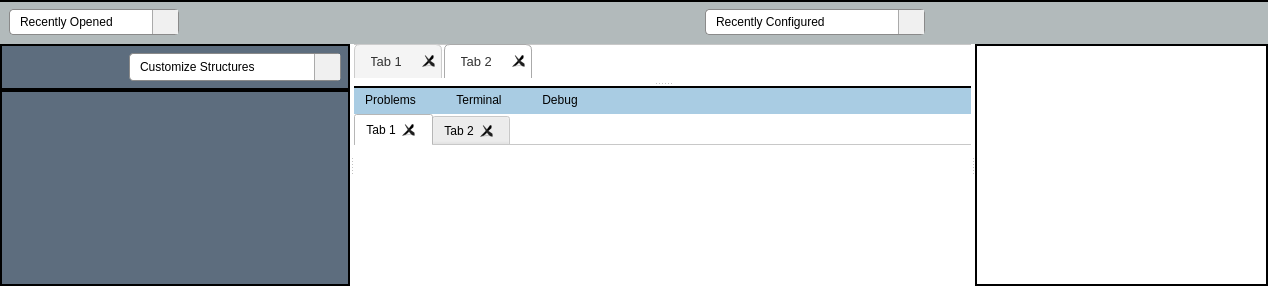
  <widget class="QWidget" name="centralwidget">
   <property name="styleSheet">
    <string notr="true">border:none;
background-color: rgb(255, 255, 255);</string>
   </property>
   <layout class="QVBoxLayout" name="verticalLayout_6">
    <property name="spacing">
     <number>0</number>
    </property>
    <property name="leftMargin">
     <number>0</number>
    </property>
    <property name="topMargin">
     <number>0</number>
    </property>
    <property name="rightMargin">
     <number>0</number>
    </property>
    <property name="bottomMargin">
     <number>0</number>
    </property>
    <item>
     <widget class="QWidget" name="widget" native="true">
      <property name="styleSheet">
       <string notr="true">border: none;
color: rgb(0, 0, 0);

 padding: 0px;
    margin: 0px;

</string>
      </property>
      <layout class="QVBoxLayout" name="verticalLayout">
       <property name="spacing">
        <number>0</number>
       </property>
       <property name="leftMargin">
        <number>0</number>
       </property>
       <property name="topMargin">
        <number>0</number>
       </property>
       <property name="rightMargin">
        <number>0</number>
       </property>
       <property name="bottomMargin">
        <number>0</number>
       </property>
       <item>
        <layout class="QVBoxLayout" name="verticalLayout_5">
         <property name="spacing">
          <number>0</number>
         </property>
         <item>
          <widget class="QWidget" name="widget_2" native="true">
           <property name="maximumSize">
            <size>
             <width>16777215</width>
             <height>50</height>
            </size>
           </property>
           <property name="styleSheet">
            <string notr="true">border-top: 2px solid black;
border-left: 0px;
border-right: 0px;
border-bottom: 0px;
background-color: #b2babb;</string>
           </property>
           <layout class="QHBoxLayout" name="horizontalLayout">
            <item>
             <widget class="QComboBox" name="recently_opened_combo">
              <property name="sizePolicy">
               <sizepolicy hsizetype="Fixed" vsizetype="Fixed">
                <horstretch>0</horstretch>
                <verstretch>0</verstretch>
               </sizepolicy>
              </property>
              <property name="minimumSize">
               <size>
                <width>170</width>
                <height>25</height>
               </size>
              </property>
              <property name="maximumSize">
               <size>
                <width>16777215</width>
                <height>35</height>
               </size>
              </property>
              <property name="cursor">
               <cursorShape>PointingHandCursor</cursorShape>
              </property>
              <property name="mouseTracking">
               <bool>false</bool>
              </property>
              <property name="styleSheet">
               <string notr="true">QComboBox {
    border: 1px solid #8a8a8a;
    border-radius: 4px;
    padding: 5px 30px 5px 10px;
    background-color: #ffffff;
    font: 10pt &quot;Segoe UI Variable&quot;;
}

QComboBox::drop-down {
    subcontrol-origin: padding;
    subcontrol-position: top right;
    width: 25px;
    border-left: 1px solid #aaa;
    background-color: #f0f0f0;
}

QComboBox::down-arrow {
 image: url(:/angle-down.png);
    width: 12px;
    height: 12px;
}

QComboBox QAbstractItemView {
    border: 1px solid #aaa;
    background-color: #ffffff;
    selection-background-color: #0078D7;
    selection-color: white;
    font: 10pt &quot;Segoe UI Variable&quot;;
}
</string>
              </property>
              <item>
               <property name="text">
                <string>Recently Opened</string>
               </property>
              </item>
             </widget>
            </item>
            <item>
             <spacer name="horizontalSpacer">
              <property name="orientation">
               <enum>Qt::Orientation::Horizontal</enum>
              </property>
              <property name="sizeType">
               <enum>QSizePolicy::Policy::Fixed</enum>
              </property>
              <property name="sizeHint" stdset="0">
               <size>
                <width>520</width>
                <height>20</height>
               </size>
              </property>
             </spacer>
            </item>
            <item>
             <widget class="QComboBox" name="recentl_configured_combo">
              <property name="sizePolicy">
               <sizepolicy hsizetype="Expanding" vsizetype="Expanding">
                <horstretch>0</horstretch>
                <verstretch>0</verstretch>
               </sizepolicy>
              </property>
              <property name="minimumSize">
               <size>
                <width>220</width>
                <height>25</height>
               </size>
              </property>
              <property name="maximumSize">
               <size>
                <width>16777215</width>
                <height>35</height>
               </size>
              </property>
              <property name="cursor">
               <cursorShape>PointingHandCursor</cursorShape>
              </property>
              <property name="styleSheet">
               <string notr="true">QComboBox {
    border: 1px solid #8a8a8a;
    border-radius: 4px;
    padding: 5px 30px 5px 10px;
    background-color: #ffffff;
    font: 10pt &quot;Segoe UI Variable&quot;;
}

QComboBox::drop-down {
    subcontrol-origin: padding;
    subcontrol-position: top right;
    width: 25px;
    border-left: 1px solid #aaa;
    background-color: #f0f0f0;
}

QComboBox::down-arrow {
 image: url(:/angle-down.png);
    width: 12px;
    height: 12px;
}

QComboBox QAbstractItemView {
    border: 1px solid #aaa;
    background-color: #ffffff;
    selection-background-color: #0078D7;
    selection-color: white;
    font: 10pt &quot;Segoe UI Variable&quot;;
}
</string>
              </property>
              <item>
               <property name="text">
                <string>Recently Configured</string>
               </property>
              </item>
             </widget>
            </item>
            <item>
             <spacer name="horizontalSpacer_5">
              <property name="orientation">
               <enum>Qt::Orientation::Horizontal</enum>
              </property>
              <property name="sizeType">
               <enum>QSizePolicy::Policy::Fixed</enum>
              </property>
              <property name="sizeHint" stdset="0">
               <size>
                <width>50</width>
                <height>15</height>
               </size>
              </property>
             </spacer>
            </item>
            <item>
             <widget class="QPushButton" name="run_btn">
              <property name="maximumSize">
               <size>
                <width>16777215</width>
                <height>40</height>
               </size>
              </property>
              <property name="cursor">
               <cursorShape>PointingHandCursor</cursorShape>
              </property>
              <property name="toolTip">
               <string extracomment="Run">Run</string>
              </property>
              <property name="whatsThis">
               <string/>
              </property>
              <property name="styleSheet">
               <string notr="true">border:none;</string>
              </property>
              <property name="text">
               <string/>
              </property>
              <property name="icon">
               <iconset resource="Resources.qrc">
                <normaloff>:/play-button.png</normaloff>:/play-button.png</iconset>
              </property>
              <property name="iconSize">
               <size>
                <width>25</width>
                <height>30</height>
               </size>
              </property>
              <property name="shortcut">
               <string>Ctrl+F5</string>
              </property>
             </widget>
            </item>
            <item>
             <spacer name="horizontalSpacer_6">
              <property name="orientation">
               <enum>Qt::Orientation::Horizontal</enum>
              </property>
              <property name="sizeType">
               <enum>QSizePolicy::Policy::Fixed</enum>
              </property>
              <property name="sizeHint" stdset="0">
               <size>
                <width>20</width>
                <height>15</height>
               </size>
              </property>
             </spacer>
            </item>
            <item>
             <widget class="QPushButton" name="debug_btn">
              <property name="maximumSize">
               <size>
                <width>16777215</width>
                <height>40</height>
               </size>
              </property>
              <property name="cursor">
               <cursorShape>PointingHandCursor</cursorShape>
              </property>
              <property name="toolTip">
               <string extracomment="Debug">Debug</string>
              </property>
              <property name="toolTipDuration">
               <number>-1</number>
              </property>
              <property name="styleSheet">
               <string notr="true">border:none;</string>
              </property>
              <property name="text">
               <string/>
              </property>
              <property name="icon">
               <iconset resource="Resources.qrc">
                <normaloff>:/debugging.png</normaloff>:/debugging.png</iconset>
              </property>
              <property name="iconSize">
               <size>
                <width>25</width>
                <height>30</height>
               </size>
              </property>
             </widget>
            </item>
            <item>
             <spacer name="horizontalSpacer_4">
              <property name="orientation">
               <enum>Qt::Orientation::Horizontal</enum>
              </property>
              <property name="sizeHint" stdset="0">
               <size>
                <width>150</width>
                <height>15</height>
               </size>
              </property>
             </spacer>
            </item>
            <item>
             <widget class="QPushButton" name="more_btn">
              <property name="minimumSize">
               <size>
                <width>0</width>
                <height>25</height>
               </size>
              </property>
              <property name="maximumSize">
               <size>
                <width>16777215</width>
                <height>30</height>
               </size>
              </property>
              <property name="cursor">
               <cursorShape>PointingHandCursor</cursorShape>
              </property>
              <property name="toolTip">
               <string>More</string>
              </property>
              <property name="styleSheet">
               <string notr="true">border:none;</string>
              </property>
              <property name="text">
               <string/>
              </property>
              <property name="icon">
               <iconset resource="Resources.qrc">
                <normaloff>:/menu-burger.png</normaloff>:/menu-burger.png</iconset>
              </property>
              <property name="iconSize">
               <size>
                <width>25</width>
                <height>27</height>
               </size>
              </property>
             </widget>
            </item>
           </layout>
          </widget>
         </item>
         <item>
          <widget class="QSplitter" name="splitter_2">
           <property name="styleSheet">
            <string notr="true">border:none;</string>
           </property>
           <property name="orientation">
            <enum>Qt::Orientation::Horizontal</enum>
           </property>
           <widget class="QWidget" name="left_widget" native="true">
            <property name="minimumSize">
             <size>
              <width>200</width>
              <height>0</height>
             </size>
            </property>
            <property name="maximumSize">
             <size>
              <width>350</width>
              <height>16777215</height>
             </size>
            </property>
            <property name="styleSheet">
             <string notr="true">border: 2px solid black;
 padding: 0px;
    margin: 0px;</string>
            </property>
            <layout class="QVBoxLayout" name="verticalLayout_7">
             <property name="spacing">
              <number>0</number>
             </property>
             <property name="leftMargin">
              <number>0</number>
             </property>
             <property name="topMargin">
              <number>0</number>
             </property>
             <property name="rightMargin">
              <number>0</number>
             </property>
             <property name="bottomMargin">
              <number>0</number>
             </property>
             <item>
              <layout class="QVBoxLayout" name="verticalLayout_2">
               <property name="spacing">
                <number>0</number>
               </property>
               <item>
                <widget class="QWidget" name="widget_4" native="true">
                 <property name="styleSheet">
                  <string notr="true">background-color: rgb(93, 109, 126);
</string>
                 </property>
                 <layout class="QHBoxLayout" name="horizontalLayout_2">
                  <property name="spacing">
                   <number>25</number>
                  </property>
                  <item>
                   <widget class="QPushButton" name="minimize_structure_btn">
                    <property name="maximumSize">
                     <size>
                      <width>35</width>
                      <height>30</height>
                     </size>
                    </property>
                    <property name="cursor">
                     <cursorShape>PointingHandCursor</cursorShape>
                    </property>
                    <property name="toolTip">
                     <string>Minimize Structures</string>
                    </property>
                    <property name="styleSheet">
                     <string notr="true">border:none;</string>
                    </property>
                    <property name="text">
                     <string/>
                    </property>
                    <property name="icon">
                     <iconset resource="Resources.qrc">
                      <normaloff>:/compress.png</normaloff>:/compress.png</iconset>
                    </property>
                    <property name="iconSize">
                     <size>
                      <width>27</width>
                      <height>25</height>
                     </size>
                    </property>
                   </widget>
                  </item>
                  <item>
                   <widget class="QPushButton" name="hide_btn">
                    <property name="maximumSize">
                     <size>
                      <width>35</width>
                      <height>30</height>
                     </size>
                    </property>
                    <property name="cursor">
                     <cursorShape>PointingHandCursor</cursorShape>
                    </property>
                    <property name="toolTip">
                     <string>Hide</string>
                    </property>
                    <property name="styleSheet">
                     <string notr="true">border:none;</string>
                    </property>
                    <property name="text">
                     <string/>
                    </property>
                    <property name="icon">
                     <iconset resource="Resources.qrc">
                      <normaloff>:/eye-crossed.png</normaloff>:/eye-crossed.png</iconset>
                    </property>
                    <property name="iconSize">
                     <size>
                      <width>27</width>
                      <height>25</height>
                     </size>
                    </property>
                   </widget>
                  </item>
                  <item>
                   <widget class="QComboBox" name="customize_combo">
                    <property name="minimumSize">
                     <size>
                      <width>0</width>
                      <height>0</height>
                     </size>
                    </property>
                    <property name="maximumSize">
                     <size>
                      <width>16777215</width>
                      <height>30</height>
                     </size>
                    </property>
                    <property name="sizeIncrement">
                     <size>
                      <width>0</width>
                      <height>0</height>
                     </size>
                    </property>
                    <property name="cursor">
                     <cursorShape>PointingHandCursor</cursorShape>
                    </property>
                    <property name="styleSheet">
                     <string notr="true">QComboBox {
    border: 1px solid #8a8a8a;
    border-radius: 4px;
    padding: 5px 30px 5px 10px;
    background-color: #ffffff;
    font: 10pt &quot;Segoe UI Variable&quot;;
}

QComboBox::drop-down {
    subcontrol-origin: padding;
    subcontrol-position: top right;
    width: 25px;
    border-left: 1px solid #aaa;
    background-color: #f0f0f0;
}

QComboBox::down-arrow {
 image: url(:/angle-down.png);
    width: 12px;
    height: 12px;
}

QComboBox QAbstractItemView {
    border: 1px solid #aaa;
    background-color: #ffffff;
    selection-background-color: #0078D7;
    selection-color: white;
    font: 10pt &quot;Segoe UI Variable&quot;;
}
</string>
                    </property>
                    <item>
                     <property name="text">
                      <string>Customize Structures</string>
                     </property>
                    </item>
                    <item>
                     <property name="text">
                      <string>Files Only</string>
                     </property>
                    </item>
                    <item>
                     <property name="text">
                      <string>Folder Only</string>
                     </property>
                    </item>
                    <item>
                     <property name="text">
                      <string>Projects Only</string>
                     </property>
                    </item>
                    <item>
                     <property name="text">
                      <string>All</string>
                     </property>
                    </item>
                   </widget>
                  </item>
                 </layout>
                </widget>
               </item>
               <item>
                <widget class="QTreeView" name="treeView">
                 <property name="styleSheet">
                  <string notr="true">border:2px solid black;
background-color: rgb(93, 109, 126);
</string>
                 </property>
                </widget>
               </item>
              </layout>
             </item>
            </layout>
           </widget>
           <widget class="QWidget" name="widget_5" native="true">
            <property name="styleSheet">
             <string notr="true">border: 2px solid black;
</string>
            </property>
            <layout class="QVBoxLayout" name="verticalLayout_4">
             <property name="spacing">
              <number>0</number>
             </property>
             <property name="leftMargin">
              <number>0</number>
             </property>
             <property name="topMargin">
              <number>0</number>
             </property>
             <property name="rightMargin">
              <number>0</number>
             </property>
             <property name="bottomMargin">
              <number>0</number>
             </property>
             <item>
              <widget class="QSplitter" name="splitter">
               <property name="styleSheet">
                <string notr="true">border:none;</string>
               </property>
               <property name="orientation">
                <enum>Qt::Orientation::Vertical</enum>
               </property>
               <widget class="QTabWidget" name="editor_tab">
                <property name="minimumSize">
                 <size>
                  <width>0</width>
                  <height>0</height>
                 </size>
                </property>
                <property name="cursor">
                 <cursorShape>ArrowCursor</cursorShape>
                </property>
                <property name="styleSheet">
                 <string notr="true">/* --- QTabWidget Frame --- */
QTabWidget::pane {
    border: 1px solid #cccccc;
    background-color: #ffffff;
    border-radius: 6px;
    padding: 4px;
}

/* --- TabBar Area --- */
QTabBar::tab {
    background: #f4f4f4;
    color: #333;
    padding: 6px 16px;
    border: 1px solid #cccccc;
    border-bottom: none;
    border-top-left-radius: 6px;
    border-top-right-radius: 6px;
    margin-right: 2px;
    font-family: 'Segoe UI', sans-serif;
    font-size: 13px;
}

QTabBar::tab:hover {
    background: #e4ecf5;
    border: 1px solid #a6c0e0;
}

QTabBar::tab:selected {
    background: #ffffff;
    border: 1px solid #aaaaaa;
    border-bottom: 1px solid #ffffff;
}

/* Optional: Remove tab content border if needed */
QTabWidget {
    border: none;
}
</string>
                </property>
                <property name="tabShape">
                 <enum>QTabWidget::TabShape::Rounded</enum>
                </property>
                <property name="currentIndex">
                 <number>1</number>
                </property>
                <property name="elideMode">
                 <enum>Qt::TextElideMode::ElideNone</enum>
                </property>
                <property name="documentMode">
                 <bool>true</bool>
                </property>
                <property name="tabsClosable">
                 <bool>true</bool>
                </property>
                <property name="movable">
                 <bool>true</bool>
                </property>
                <property name="tabBarAutoHide">
                 <bool>false</bool>
                </property>
                <widget class="QWidget" name="tab">
                 <attribute name="title">
                  <string>Tab 1</string>
                 </attribute>
                </widget>
                <widget class="QWidget" name="tab_2">
                 <attribute name="title">
                  <string>Tab 2</string>
                 </attribute>
                </widget>
               </widget>
               <widget class="QWidget" name="terminal_widget" native="true">
                <property name="sizePolicy">
                 <sizepolicy hsizetype="Expanding" vsizetype="Expanding">
                  <horstretch>0</horstretch>
                  <verstretch>0</verstretch>
                 </sizepolicy>
                </property>
                <property name="minimumSize">
                 <size>
                  <width>0</width>
                  <height>200</height>
                 </size>
                </property>
                <property name="maximumSize">
                 <size>
                  <width>16777215</width>
                  <height>300</height>
                 </size>
                </property>
                <property name="styleSheet">
                 <string notr="true">border : 1px solid black;</string>
                </property>
                <layout class="QVBoxLayout" name="verticalLayout_3">
                 <property name="spacing">
                  <number>0</number>
                 </property>
                 <property name="leftMargin">
                  <number>0</number>
                 </property>
                 <property name="topMargin">
                  <number>0</number>
                 </property>
                 <property name="rightMargin">
                  <number>0</number>
                 </property>
                 <property name="bottomMargin">
                  <number>0</number>
                 </property>
                 <item>
                  <widget class="QWidget" name="widget_7" native="true">
                   <property name="styleSheet">
                    <string notr="true">border-top: 2px solid black;
border-left: 0px;
border-right: 0px;
border-bottom: 0px;

background-color: rgb(169, 204, 227);
</string>
                   </property>
                   <layout class="QHBoxLayout" name="horizontalLayout_3">
                    <property name="spacing">
                     <number>40</number>
                    </property>
                    <property name="leftMargin">
                     <number>11</number>
                    </property>
                    <property name="topMargin">
                     <number>4</number>
                    </property>
                    <property name="rightMargin">
                     <number>11</number>
                    </property>
                    <property name="bottomMargin">
                     <number>4</number>
                    </property>
                    <item>
                     <widget class="QPushButton" name="problems_btn">
                      <property name="maximumSize">
                       <size>
                        <width>150</width>
                        <height>16777215</height>
                       </size>
                      </property>
                      <property name="cursor">
                       <cursorShape>PointingHandCursor</cursorShape>
                      </property>
                      <property name="styleSheet">
                       <string notr="true">border:none;
font: 700 9pt &quot;Segoe UI&quot;;
</string>
                      </property>
                      <property name="text">
                       <string>Problems</string>
                      </property>
                     </widget>
                    </item>
                    <item>
                     <widget class="QPushButton" name="pushButton_7">
                      <property name="maximumSize">
                       <size>
                        <width>150</width>
                        <height>16777215</height>
                       </size>
                      </property>
                      <property name="cursor">
                       <cursorShape>PointingHandCursor</cursorShape>
                      </property>
                      <property name="styleSheet">
                       <string notr="true">border:none;
font: 700 9pt &quot;Segoe UI&quot;;
</string>
                      </property>
                      <property name="text">
                       <string>Terminal</string>
                      </property>
                     </widget>
                    </item>
                    <item>
                     <widget class="QPushButton" name="pushButton_8">
                      <property name="maximumSize">
                       <size>
                        <width>150</width>
                        <height>16777215</height>
                       </size>
                      </property>
                      <property name="cursor">
                       <cursorShape>PointingHandCursor</cursorShape>
                      </property>
                      <property name="styleSheet">
                       <string notr="true">border:none;
font: 700 9pt &quot;Segoe UI&quot;;
</string>
                      </property>
                      <property name="text">
                       <string>Debug</string>
                      </property>
                     </widget>
                    </item>
                    <item>
                     <spacer name="horizontalSpacer_2">
                      <property name="orientation">
                       <enum>Qt::Orientation::Horizontal</enum>
                      </property>
                      <property name="sizeHint" stdset="0">
                       <size>
                        <width>88</width>
                        <height>20</height>
                       </size>
                      </property>
                     </spacer>
                    </item>
                    <item>
                     <widget class="QPushButton" name="pushButton_9">
                      <property name="maximumSize">
                       <size>
                        <width>35</width>
                        <height>30</height>
                       </size>
                      </property>
                      <property name="cursor">
                       <cursorShape>PointingHandCursor</cursorShape>
                      </property>
                      <property name="toolTip">
                       <string>Clear</string>
                      </property>
                      <property name="styleSheet">
                       <string notr="true">border:none;</string>
                      </property>
                      <property name="text">
                       <string/>
                      </property>
                      <property name="icon">
                       <iconset resource="Resources.qrc">
                        <normaloff>:/trash.png</normaloff>:/trash.png</iconset>
                      </property>
                      <property name="iconSize">
                       <size>
                        <width>27</width>
                        <height>20</height>
                       </size>
                      </property>
                     </widget>
                    </item>
                    <item>
                     <widget class="QPushButton" name="pushButton_10">
                      <property name="maximumSize">
                       <size>
                        <width>35</width>
                        <height>30</height>
                       </size>
                      </property>
                      <property name="cursor">
                       <cursorShape>PointingHandCursor</cursorShape>
                      </property>
                      <property name="toolTip">
                       <string>Hide</string>
                      </property>
                      <property name="styleSheet">
                       <string notr="true">border:none;</string>
                      </property>
                      <property name="text">
                       <string/>
                      </property>
                      <property name="icon">
                       <iconset resource="Resources.qrc">
                        <normaloff>:/eye-crossed.png</normaloff>:/eye-crossed.png</iconset>
                      </property>
                      <property name="iconSize">
                       <size>
                        <width>27</width>
                        <height>20</height>
                       </size>
                      </property>
                     </widget>
                    </item>
                    <item>
                     <widget class="QPushButton" name="pushButton_11">
                      <property name="maximumSize">
                       <size>
                        <width>35</width>
                        <height>30</height>
                       </size>
                      </property>
                      <property name="cursor">
                       <cursorShape>PointingHandCursor</cursorShape>
                      </property>
                      <property name="toolTip">
                       <string>More</string>
                      </property>
                      <property name="styleSheet">
                       <string notr="true">border:none;</string>
                      </property>
                      <property name="text">
                       <string/>
                      </property>
                      <property name="icon">
                       <iconset resource="Resources.qrc">
                        <normaloff>:/menu-burger.png</normaloff>:/menu-burger.png</iconset>
                      </property>
                      <property name="iconSize">
                       <size>
                        <width>27</width>
                        <height>20</height>
                       </size>
                      </property>
                     </widget>
                    </item>
                   </layout>
                  </widget>
                 </item>
                 <item>
                  <widget class="QTabWidget" name="terminal_tab">
                   <property name="cursor">
                    <cursorShape>ArrowCursor</cursorShape>
                   </property>
                   <property name="styleSheet">
                    <string notr="true">border:none;</string>
                   </property>
                   <property name="tabShape">
                    <enum>QTabWidget::TabShape::Rounded</enum>
                   </property>
                   <property name="documentMode">
                    <bool>true</bool>
                   </property>
                   <property name="tabsClosable">
                    <bool>true</bool>
                   </property>
                   <property name="movable">
                    <bool>true</bool>
                   </property>
                   <property name="tabBarAutoHide">
                    <bool>false</bool>
                   </property>
                   <widget class="QWidget" name="tab_3">
                    <attribute name="title">
                     <string>Tab 1</string>
                    </attribute>
                   </widget>
                   <widget class="QWidget" name="tab_4">
                    <attribute name="title">
                     <string>Tab 2</string>
                    </attribute>
                   </widget>
                  </widget>
                 </item>
                </layout>
               </widget>
              </widget>
             </item>
            </layout>
           </widget>
           <widget class="QTableView" name="symbol_table">
            <property name="maximumSize">
             <size>
              <width>350</width>
              <height>16777215</height>
             </size>
            </property>
            <property name="styleSheet">
             <string notr="true">border: 1.75px solid black
</string>
            </property>
           </widget>
          </widget>
         </item>
        </layout>
       </item>
      </layout>
     </widget>
    </item>
   </layout>
  </widget>
